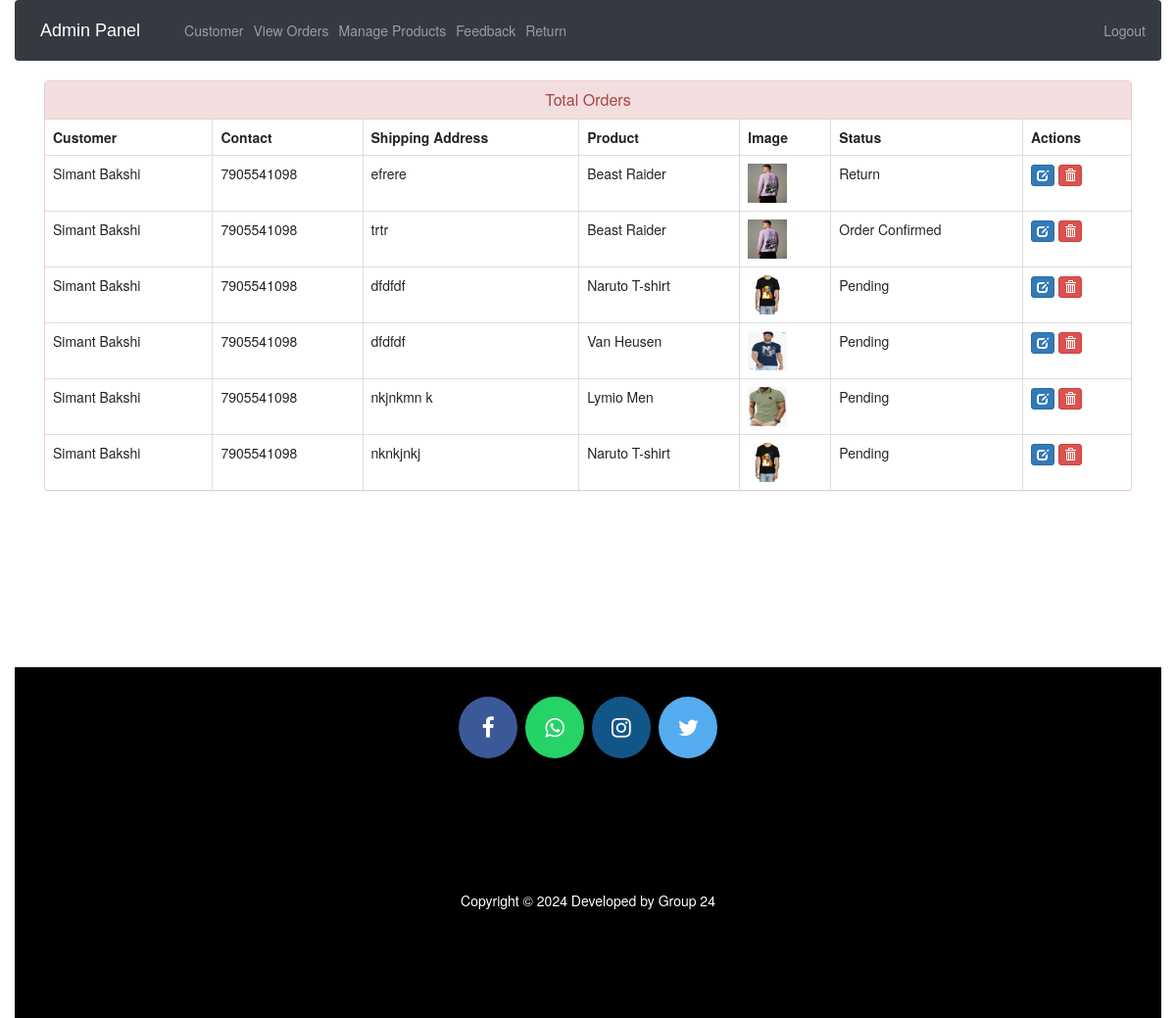
The page /admin-view-booking (signed in) on the database its author committed.
### ecom/models.py (models this page shows, shortened)
class Customer(models.Model):
    user=models.OneToOneField(User,on_delete=models.CASCADE)
    profile_pic= models.ImageField(default='profile_pic/CustomerProfilePic/logo.jpg',upload_to='profile_pic/CustomerProfilePic/',null=True,blank=True)
    address = models.CharField(max_length=400)
    mobile = models.CharField(max_length=10,null=False)
    @property
    def get_name(self):
        return self.user.first_name+" "+self.user.last_name

class Orders(models.Model):
    STATUS =(
        ('Pending','Pending'),
        ('Order Confirmed','Order Confirmed'),
        ('Out for Delivery','Out for Delivery'),
        ('Delivered','Delivered'),
        ('Return','Return')
    )
    customer=models.ForeignKey('Customer', on_delete=models.CASCADE,null=True)
    product=models.ForeignKey('Product',on_delete=models.CASCADE,null=True)
    email = models.CharField(max_length=50,null=True)
    address = models.CharField(max_length=500,null=True)
    mobile = models.CharField(max_length=20,null=True)
    order_date= models.DateField(auto_now_add=True,null=True)
    status=models.CharField(max_length=50,null=True,choices=STATUS)

class Product(models.Model):
    name=models.CharField(max_length=40)
    product_image= models.ImageField(upload_to='product_image/',null=True,blank=True)
    category=models.CharField(max_length=100, default="")
    subcategory=models.CharField(max_length=50, default="")
    price = models.PositiveIntegerField()
    description=models.CharField(max_length=40)

### ecom/views.py (the view)
# urls.py: path('admin-view-booking', views.admin_view_booking_view,name='admin-view-booking'),
@login_required(login_url='adminlogin')
def admin_view_booking_view(request):
    orders=models.Orders.objects.all()
    ordered_products=[]
    ordered_bys=[]
    for order in orders:
        ordered_product=models.Product.objects.all().filter(id=order.product.id)
        ordered_by=models.Customer.objects.all().filter(id = order.customer.id)
        ordered_products.append(ordered_product)
        ordered_bys.append(ordered_by)
    return render(request,'ecom/admin_view_booking.html',{'data':zip(ordered_products,ordered_bys,orders)})

### templates/ecom/admin_view_booking.html (shortened to what this page needs)
{% extends 'ecom/admin_base.html' %}
{% load static %}
{% block content %}
<head>
  <link href="//netdna.bootstrapcdn.com/bootstrap/3.0.0/css/bootstrap.min.css" rel="stylesheet" id="bootstrap-css">
</head>
<div class="container">
  <div class="panel panel-danger">
    <div class="panel-heading">
      <h6 class="panel-title">Total Orders</h6>
    </div>
    <table class="table table-hover table-bordered" id="dev-table">
      <thead>
        <tr>
          <th>Customer</th>
          <th>Contact</th>
          <th>Shipping Address</th>
          <th>Product</th>
          <th>Image</th>
          <th>Status</th>
          <th>Actions</th>
        </tr>
      </thead>
      {% for product,customer,order in data %}
      <tr>
        {% for c in customer %}
        <td> {{c.get_name}}</td>
        <td>{{c.mobile}}</td>
        <td>{{order.address}}</td>
        {% endfor %}
        {% for p in product %}
        <td> {{p.name}}</td>
        <td> <img src="{% static p.product_image.url %}" alt="Profile Pic" height="40px" width="40px" /></td>
        <td>{{order.status}}</td>
        <td><a class="btn btn-primary btn-xs" href="{% url 'update-order' order.id  %}"><span class="glyphicon glyphicon-edit"></span></a>
        <a class="btn btn-danger btn-xs" href="{% url 'delete-order' order.id  %}"><span class="glyphicon glyphicon-trash"></span></a></td>
        {% endfor %}
      </tr>
      {% endfor %}
    </table>
  </div>
</div>
{% endblock content %}

### templates/ecom/admin_view_booking.html (style rules this page uses)
a:link { text-decoration: none; }
h6 { text-align: center; }

### rows shown on the page
Orders: address "efrere", status "Return"
Customer: get_name "Simant Bakshi", mobile "7905541098"
Product: name "Beast Raider", product_image (picture)
Orders: address "trtr", status "Order Confirmed"
Orders: address "dfdfdf", status "Pending"
Product: name "Naruto T-shirt", product_image (picture)
Orders: address "dfdfdf", status "Pending"
Product: name "Van Heusen", product_image (picture)
Orders: address "nkjnkmn k", status "Pending"
Product: name "Lymio Men", product_image (picture)
Orders: address "nknkjnkj", status "Pending"
